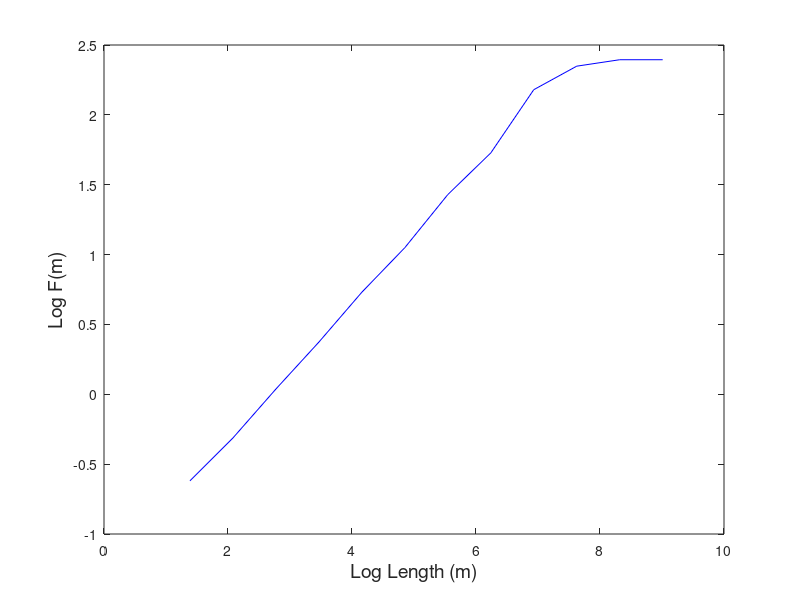

This figure's MATLAB source: (Note: this script raises an error after producing the figure.)
% Example 10.9 DFA Example
%
clear all; close all;
N = 10000;                      % Data length
% Construct signal
x = randn(1,N);                 % Random data
x = cumsum(x-mean(x));         % Remove mean and Integrate data
m = 2.^(2:13);                  % Segment lengths: 14 powers of 2
for n = 1:length(m);            % Loop for different segment lengths
    seg = m(n);                 % Segment length
    K = floor(N/seg)-1;     % Number of segments to detrend
    for k = 1:K
        ix = seg*(k-1) +1;
        y(ix:ix+seg) = detrend(x(ix:ix+seg)); % Detrend
    end
    disp(seg)
    F(n) = sqrt(mean(y.^2));    % Take RMS
end
m = log(m);
F = log(F);
plot(m,F,'b'); hold on;              % Plot data
xlabel('Log Length (m)','FontSize',14); % Labels
ylabel('Log F(m)','FontSize',14);
[x,y] = ginput(2);              % Get 2 point on the line
plot(x,y,'k','LineWidth',2);    % plot superimposed
slope = (y(2) - y(1))/(x(2) - x(1))  % Calcualte linear slope
